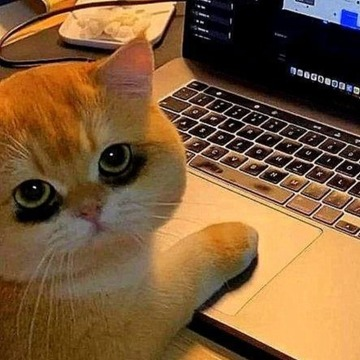
#> input picture Computer_Vision/cat.bmp, 360 x 360 px
$ python 07_Noise.py   (older library calls are emulated)
#> lines starting #> are read from the running program, lines starting #| are printed output that depends on the picture
import cv2
import numpy as np

def noise_gaussian():
    src = cv2.imread('cat.bmp', cv2.IMREAD_GRAYSCALE)
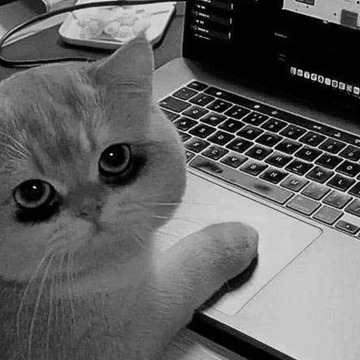
#> src: shape (360, 360); min 0, max 255, mean 97.3

    if src is None:
        print('Image load failed!')
        return

    cv2.imshow('src', src)

    for stddev in [10, 20, 30]:
        noise = np.zeros(src.shape, np.int32)
        cv2.randn(noise, 0, stddev)

        dst = cv2.add(src, noise, dtype=cv2.CV_8UC1)

        desc = 'stddev = %d' % stddev
        cv2.putText(dst, desc, (10, 30), cv2.FONT_HERSHEY_SIMPLEX,
                    1.0, 255, 1, cv2.LINE_AA)

        cv2.imshow('dst', dst)
        cv2.waitKey()
#> this loop made 3 passes
#> pass 1, in noise_gaussian, `cv2.imshow('dst', dst)`:
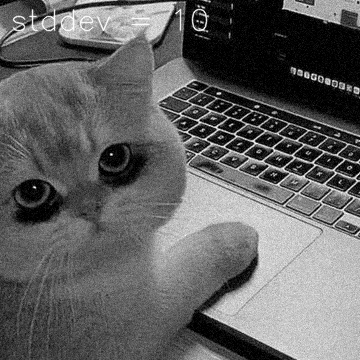
#> window 'dst': shape (360, 360); min 0, max 255, mean 98.2
#> pass 2, in noise_gaussian, `dst = cv2.add(src, noise, dtype=cv2.CV_8UC1)`:
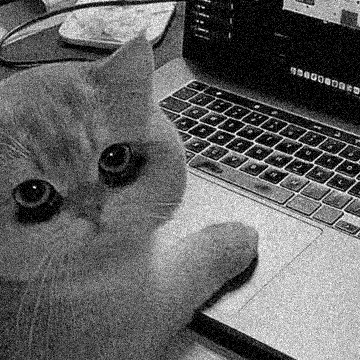
#> dst: shape (360, 360); min 0, max 255, mean 98.4
#> pass 2, in noise_gaussian, `cv2.imshow('dst', dst)`:
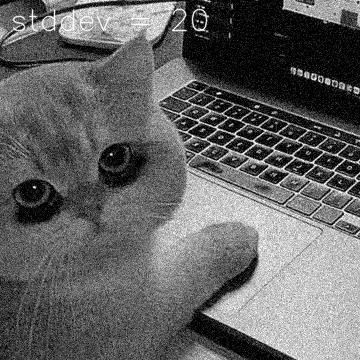
#> window 'dst': shape (360, 360); min 0, max 255, mean 98.9
#> after the loop:
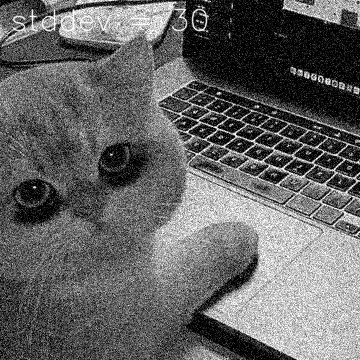
#> dst: shape (360, 360); min 0, max 255, mean 99.7
#> after the loop:
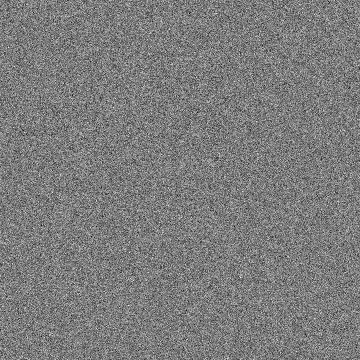
#> noise: shape (360, 360) int32; min -134, max 140, mean 0; drawn with min black and max white

    cv2.destroyAllWindows()


noise_gaussian()
